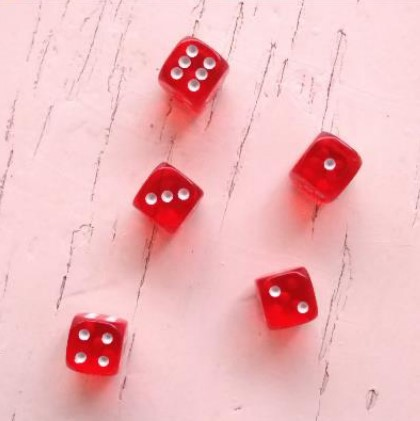
#> input picture dados.jpg, 420 x 421 px
$ python img_detec.py   (older library calls are emulated)
#> lines starting #> are read from the running program, lines starting #| are printed output that depends on the picture; after the words box and inside, x2 and y2 are one past the last pixel; in counts of white or black regions, pixels touching at a corner belong together
import numpy as np
import cv2
import mahotas
import pytesseract

#Função para facilitar a escrita nas imagem
def escreve(img, texto, cor=(255,0,0)):
    fonte = cv2.FONT_HERSHEY_SIMPLEX
    cv2.putText(img, texto, (10,20), fonte, 0.5, cor, 0,
    cv2.LINE_AA)

def identificar_numeros(img):
    # Converte a imagem para tons de cinza
    img_cinza = cv2.cvtColor(img, cv2.COLOR_BGR2GRAY)

    # Binariza a imagem com thresholding adaptativo
    img_bin = cv2.adaptiveThreshold(img_cinza, 255, cv2.ADAPTIVE_THRESH_MEAN_C, cv2.THRESH_BINARY_INV, blockSize=15, C=8)

    # Encontra os contornos dos dígitos
    objetos_digitos = []
    for c in cv2.findContours(img_bin, cv2.RETR_EXTERNAL, cv2.CHAIN_APPROX_SIMPLE)[0]:
        # Calcula o retângulo que envolve o contorno
        (x, y, w, h) = cv2.boundingRect(c)
        # Se o retângulo for muito pequeno, provavelmente não é um dígito
        if w > 30 and h > 30:
            # Recorta a imagem correspondente ao retângulo
            roi = img_cinza[y:y+h, x:x+w]
            objetos_digitos.append(roi)

    # Reconhece os caracteres em cada imagem de dígito utilizando o Tesseract OCR
    numeros = []
    for obj in objetos_digitos:
        texto = pytesseract.image_to_string(obj, config='--psm 10 --oem 3 -c tessedit_char_whitelist=0123456789')

        if texto.strip():
            numeros.append(int(texto.strip()))
        else:
            numeros.append(None)

    # Desenha retângulos ao redor dos dígitos encontrados
    img_com_retangulos = img.copy()
    for c in cv2.findContours(img_bin, cv2.RETR_EXTERNAL, cv2.CHAIN_APPROX_SIMPLE)[0]:
        (x, y, w, h) = cv2.boundingRect(c)
        if w > 15 and h > 15:
            cv2.rectangle(img_com_retangulos, (x, y), (x + w, y + h), (0, 255, 0), 2)
    print(numeros)
    return numeros, img_com_retangulos

imgColorida = cv2.imread('dados.jpg') #Carregamento da imagem
#> imgColorida is the input picture: shape (421, 420, 3); mean B, G, R 187.9, 184.2, 239.7
#Se necessário o redimensionamento da imagem pode vir aqui.
#Passo 1: Conversão para tons de cinza
img = cv2.cvtColor(imgColorida, cv2.COLOR_BGR2GRAY)
#Passo 2: Blur/Suavização da imagem
suave = cv2.blur(img, (7, 7))
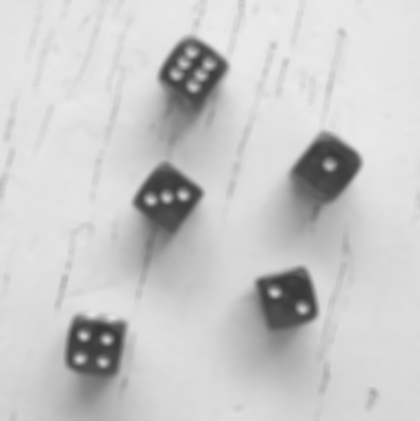
#> suave: shape (421, 420); min 55, max 235, mean 201.2
#Passo 3: Binarização resultando em pixels brancos e pretos
T = mahotas.thresholding.otsu(suave)
#> T = 158
bin = suave.copy()
bin[bin > T] = 255
bin[bin < 255] = 0
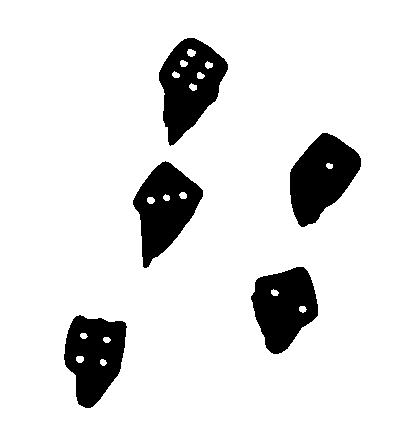
#> bin: shape (421, 420); 88.5% white; 5 black regions, box (x1, y1, x2, y2) and area: (159, 38, 228, 146) 4279, (290, 133, 361, 227) 4168, (133, 161, 203, 268) 4072, (64, 315, 127, 408) 3916, (251, 267, 318, 354) 3909
bin = cv2.bitwise_not(bin)
#Passo 4: Detecção de bordas com Canny

bordas = cv2.Canny(bin, 70, 150)
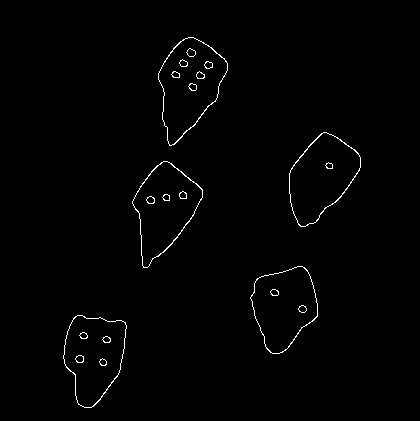
#> bordas: shape (421, 420); 1% white in thin lines or dots, all inside (x1, y1, x2, y2) = (63, 37, 361, 408)
#Passo 5: Identificação e contagem dos contornos da imagem
#cv2.RETR_EXTERNAL = conta apenas os contornos externos
(objetos, lx) = cv2.findContours(bordas.copy(), cv2.RETR_EXTERNAL,
cv2.CHAIN_APPROX_SIMPLE)
#> objetos = 5 contours; box (x1, y1, x2, y2) and area: (158, 37, 228, 146) 4594, (132, 161, 203, 268) 4252, (289, 132, 361, 227) 4243, (63, 315, 127, 408) 4105, (250, 266, 318, 354) 4014; lx = [[1, -1, -1, -1], [2, 0, -1, -1], [3, 1, -1, -1], [4, 2, -1, -1], [-1, 3, -1, -1]]
#A variável lx (lixo) recebe dados que não

escreve(img, "Imagem em tons de cinza", 0)
#> in escreve, `cv2.putText(img, texto, (10,20), fonte, 0.5, cor, 0, cv2.LINE_AA)`:
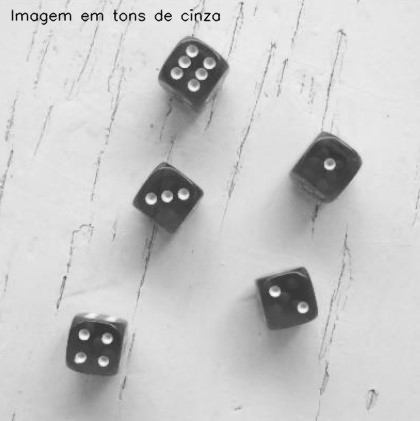
#> img: shape (421, 420); min 3, max 252, mean 200.6
escreve(suave, "Suavizacao com Blur", 0)
escreve(bin, "Binarizacao com Metodo Otsu", 255)
escreve(bordas, "Detector de bordas Canny", 255)
temp = np.vstack([
np.hstack([img, suave]),
np.hstack([bin, bordas])
])
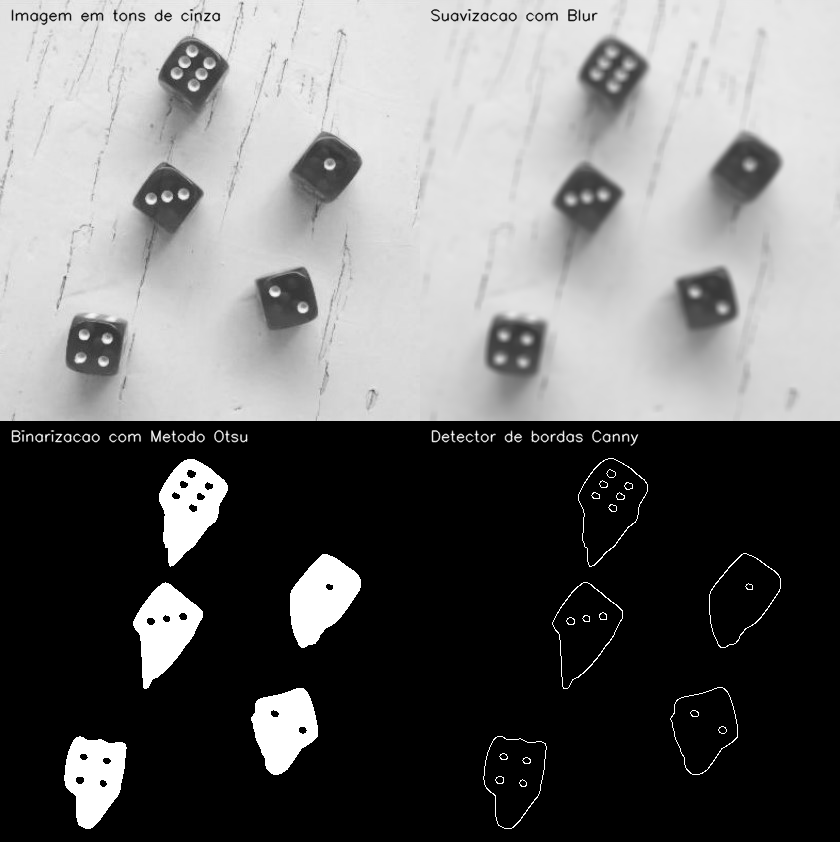
#> temp: shape (842, 840); min 0, max 255, mean 108.7
imgC2 = imgColorida.copy()

try:
    cv2.drawContours(imgC2, objetos, -1, (255, 0, 0), 2)
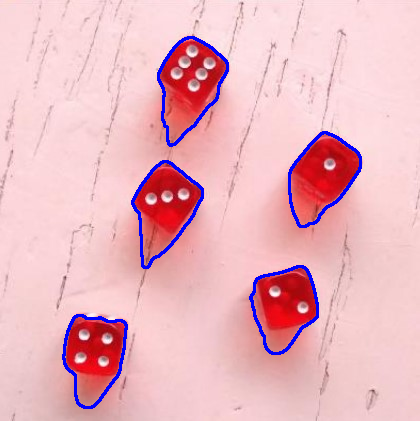
#> imgC2: shape (421, 420, 3); 2.53% of pixels changed, all inside (x1, y1, x2, y2) = (62, 36, 362, 409)

except:
    pass
escreve(imgC2, str(len(objetos))+" objetos encontrados!")
cv2.imwrite("Resultado.jpg", imgC2)

##proximo passo, identificar os números nos dados

numeros, img_com_retangulos = identificar_numeros(imgC2)
#> in identificar_numeros, `img_bin = cv2.adaptiveThreshold(img_cinza, 255, cv2.ADAPTIVE_THRESH_ME..`:
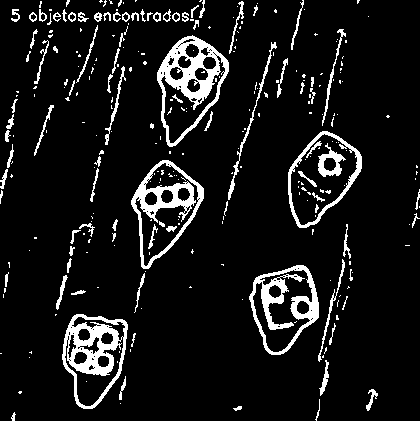
#> img_bin: shape (421, 420); 9.2% white; 289 white regions (200 under 20 px), largest, box (x1, y1, x2, y2) and area: (157, 35, 229, 147) 2595, (62, 314, 128, 409) 2431, (249, 265, 319, 355) 2021
#> the loop in identificar_numeros, `for c in cv2.findContours(img_bin, cv2.RETR_EXTERNAL, cv2.CHAIN_APPROX..` made 231 passes
#> (x, y, w, h) on passes 1 to 3: (11, 412, 5, 9), (233, 406, 9, 5), (120, 403, 1, 1)
#> after the loop in identificar_numeros, `for c in cv2.findContours(img_bin, cv2.RETR_EXTERNAL, cv2.CHAIN_APPROX..`: objetos_digitos = 6 items
#> the loop in identificar_numeros, `for obj in objetos_digitos:` made 1 pass
#> after the loop in identificar_numeros, `for obj in objetos_digitos:`: numeros = []
#> (the run stopped early here; a loop or call above may not have finished)
